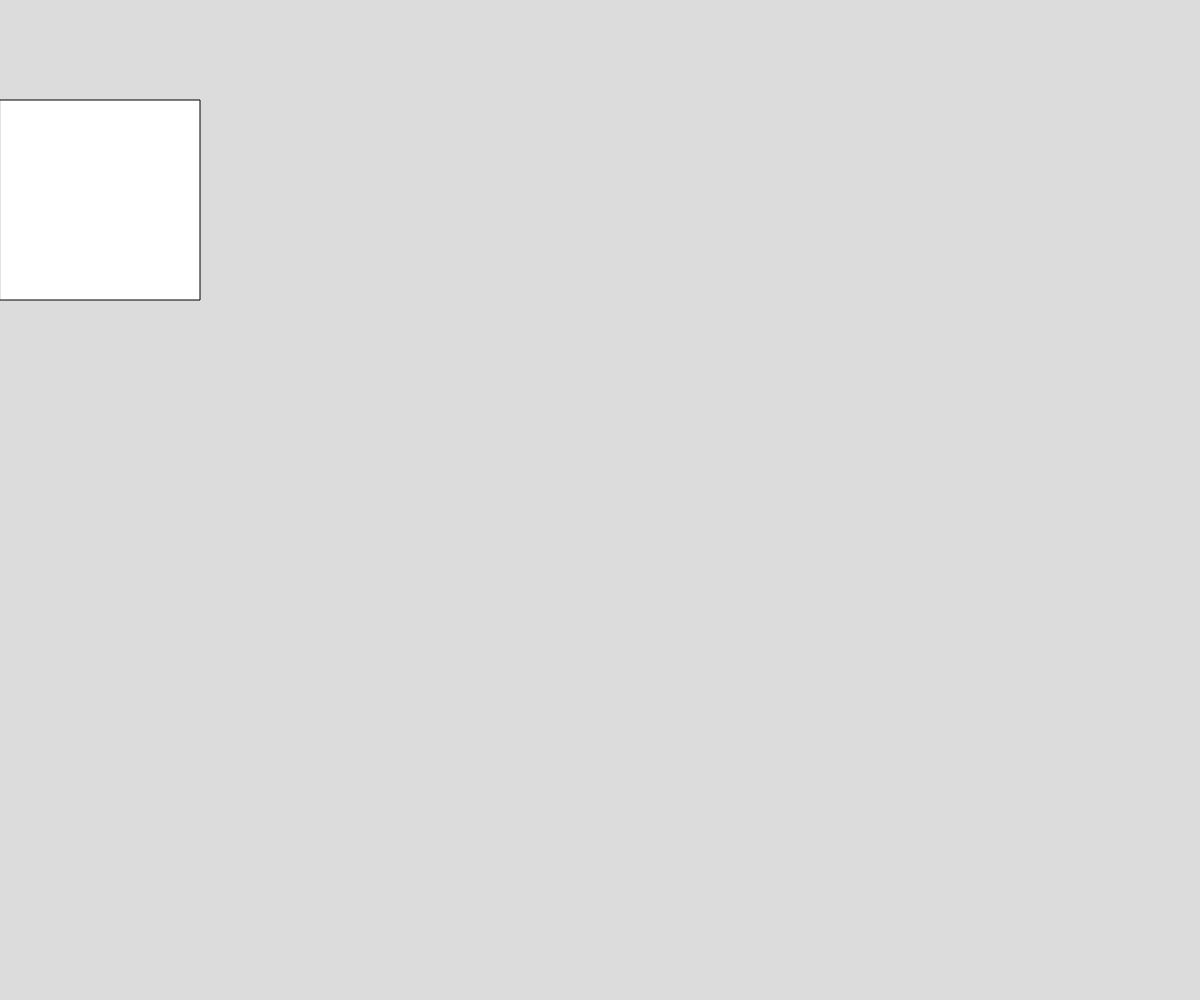
Frame 1 (no input)
Frame 60 (no input): identical to frame 1, image omitted
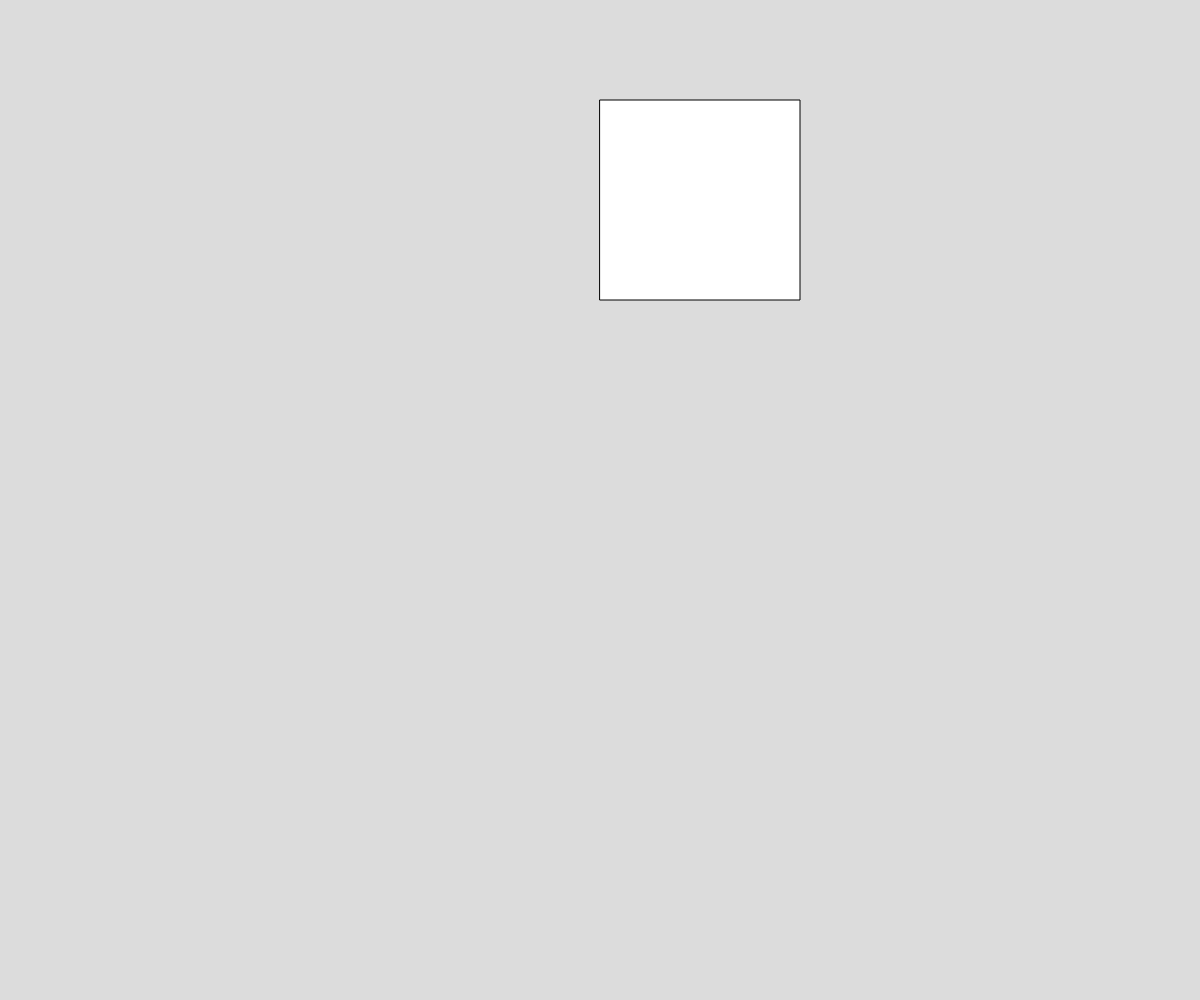
Frame 120 (the mouse pressed at the canvas centre since frame 60)

The p5.js sketch that drew these frames (run headless with seeded random() and noise() and a simulated clock; from frame 60 on, the mouse is pressed at the canvas centre):

// p5.js sketch
// ── sketch.js
// First day of VS Code
// Comp Sci 30

function setup() {
  createCanvas(windowWidth, windowHeight);
}

function draw() {
  background(220);
  rect(mouseX, 100, 200);
}
